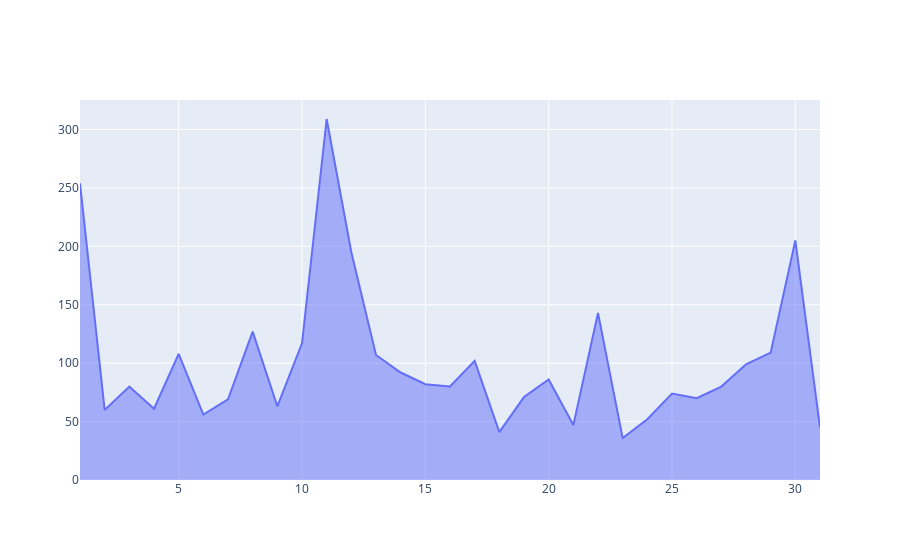

Notebook code cell kept with this figure:
### Code cell
fig2 = go.Figure(go.Scatter( x=df2['Dia'],
                        y = df2['Chamadas Realizadas'],mode ='lines', fill ='tonexty'))
fig2.show()

### Figure 1 — Plotly figure (JSON) as saved in the notebook; plotly's stock layout.template omitted (floating-point values rounded to 4 significant figures)
{"data": [{"fill": "tonexty", "mode": "lines", "type": "scatter", "x": [1, 2, 3, 4, 5, 6, 7, 8, 9, 10, 11, 12, 13, 14, 15, 16, 17, 18, 19, 20, 21, 22, 23, 24, 25, 26, 27, 28, 29, 30, 31], "y": [254, 60, 80, 61, 108, 56, 69, 127, 63, 117, 309, 195, 107, 92, 82, 80, 102, 41, 71, 86, 47, 143, 36, 52, 74, 70, 80, 99, 109, 205, 45]}], "layout": {}}
